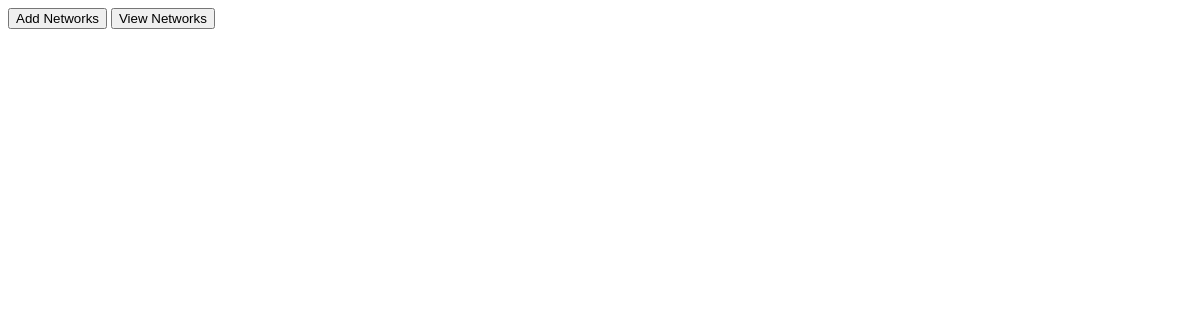
Before: /overview with the older database file.
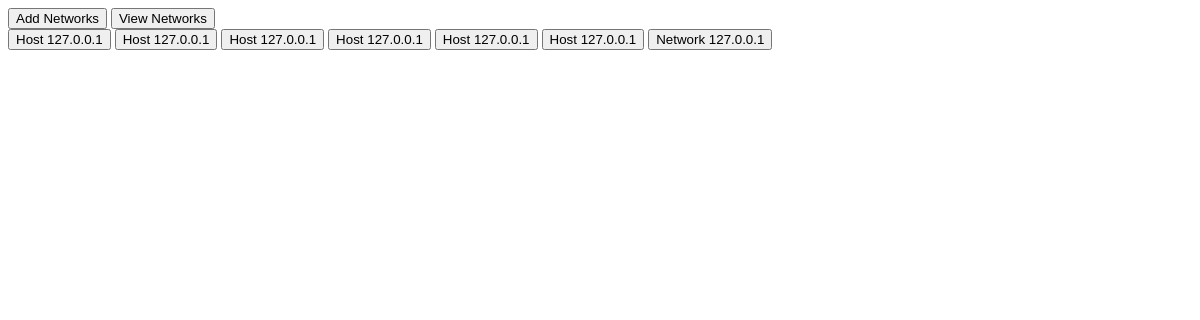
After: the same page with the newer database file.
### app/models/network.py (models this page shows)
class Network(db.Model):
    __tablename__ = 'networks'
    id = db.Column(db.Integer, primary_key=True, nullable=False, index=True)
    ip = db.Column(db.String, nullable=False)
    subnet = db.Column(db.String)
    hosts = db.relationship('Host', back_populates='network',
                            cascade='all, delete-orphan')

### app/routes/network_routes.py (the view)
@network_blueprint.route('/overview')
def overview():
    networks = get_all_networks_formatted()
    return render_template('overview.html', networks=networks)

### app/repositories/network_repository.py (called while the page is built)
def get_all_networks():
    networks = Network.query.all()
    return networks

### app/services/network_service.py (called while the page is built)
def get_all_networks_formatted():
    networks:list[Network] = get_all_networks()
    network_dicts:list[dict] = []
    for network in networks:
        network_dicts.append({'id': network.id, 'ip':network.ip,
                      'subnet':network.subnet, 'size': len(network.hosts)})
    return network_dicts

### app/templates/overview.html (shortened to what this page needs)
{% extends 'base.html' %}
{% block body %}
    {% for network in networks %}
        {% if network.size > 1%}
            <button onclick="redirect('/network/{{network.id}}')">Network {{network.ip}}</button>
        {% endif %}
        {% if network.size == 1%}
            <button onclick="redirect('/host/{{network.id}}')">Host {{network.ip}}</button>
        {% endif %}
    {% endfor %}
{% endblock %}

### app/templates/base.html (shortened to what this page needs)
<!DOCTYPE html>
<html lang="en">
<head>
    <link rel="stylesheet" href="{{ url_for('static', filename='css/styles.css') }}">
</head>
<body>
    <nav>
        <button onclick="redirect('/')">
            Add Networks
        </button>
        <button onclick="redirect('/overview')">
            View Networks
        </button>
    </nav>
    {% block body %}
    {% endblock %}
</body>
</html>

Changed rows visible on the page:
added Network: ip "127.0.0.1"
added Network: ip "127.0.0.1"
added Network: ip "127.0.0.1"
added Network: ip "127.0.0.1"
added Network: ip "127.0.0.1"
added Network: ip "127.0.0.1"
added Network: ip "127.0.0.1"
